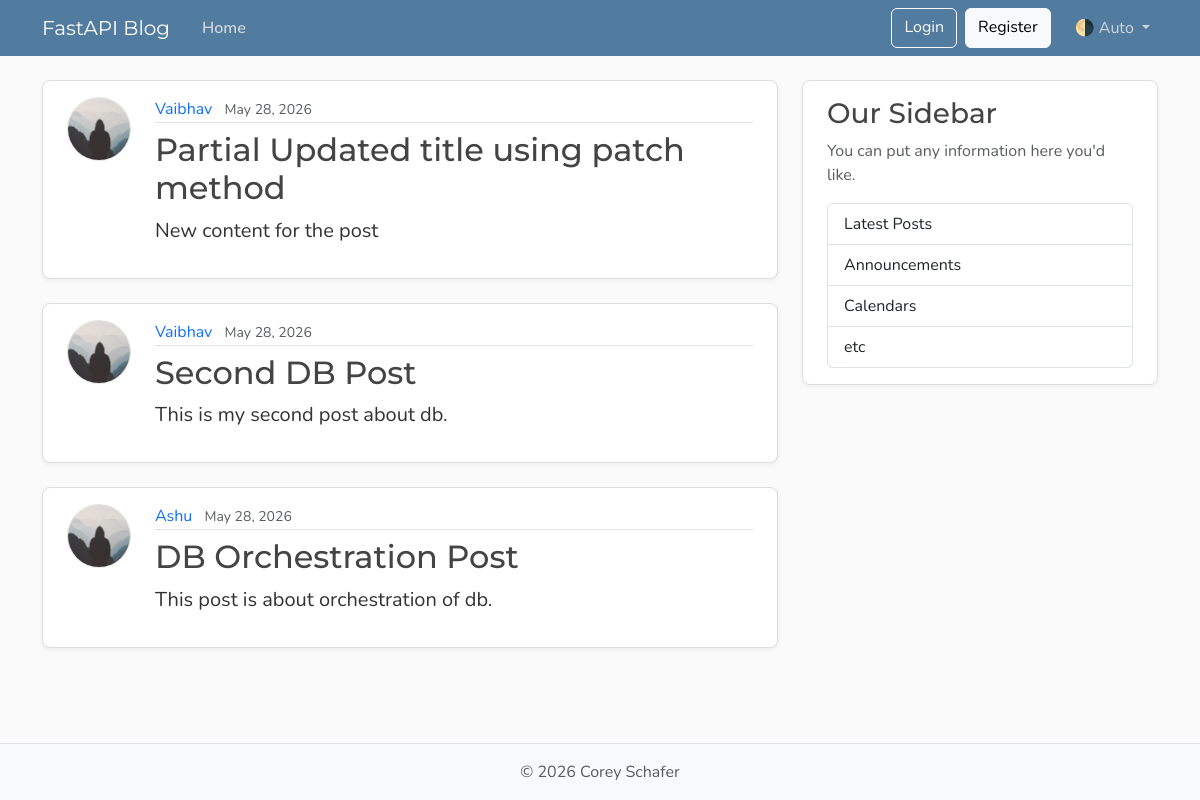
Page /posts on the earlier database version.
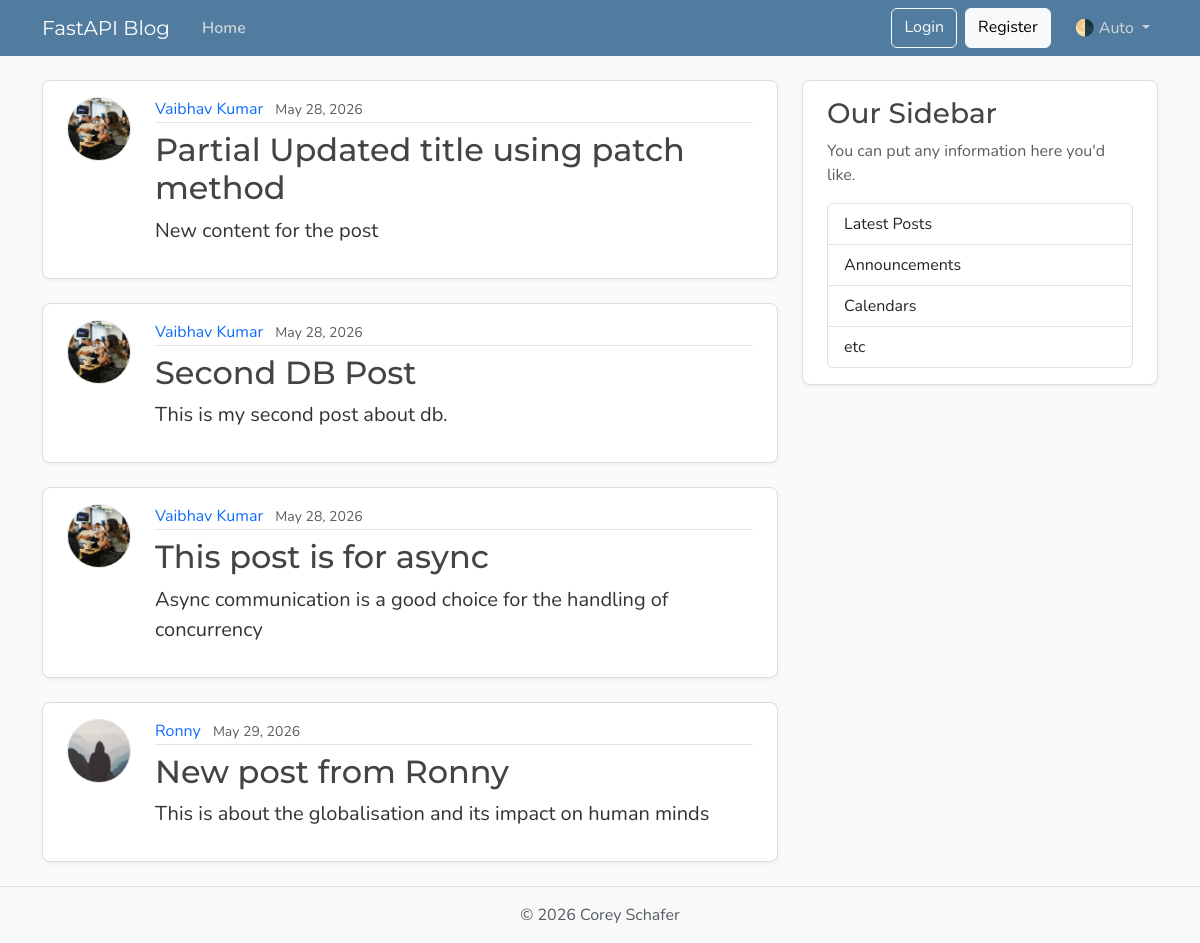
Same page on the later database version.
### models.py (models this page shows, shortened)
class Post(Base):
    __tablename__ = "posts"
    id: Mapped[int] = mapped_column(Integer, primary_key=True, index=True)
    title: Mapped[str] = mapped_column(String(100), nullable=False)
    content: Mapped[str] = mapped_column(Text, nullable=False)
    user_id: Mapped[int] = mapped_column(
        ForeignKey("users.id"),
        nullable=False,
        index=True,
    )
    date_posted: Mapped[datetime] = mapped_column(
        DateTime(timezone=True),
        default=lambda: datetime.now(UTC),
    )
    author: Mapped[User] = relationship(back_populates="posts")

class User(Base):
    __tablename__ = "users"
    id: Mapped[int] = mapped_column(Integer, primary_key=True, index=True)
    username: Mapped[str] = mapped_column(String(50), unique=True, nullable=False)
    email: Mapped[str] = mapped_column(String(120), unique=True, nullable=False)
    image_file: Mapped[str | None] = mapped_column(
        String(200),
        nullable=True,
        default=None,
    )
    posts: Mapped[list[Post]] = relationship(
        back_populates="author",
        cascade="all, delete-orphan",
        )

### main.py (the view)
@app.get("/", include_in_schema=False, name="home")
@app.get("/posts", include_in_schema=False, name="posts")
async def home(request: Request, db: Annotated[AsyncSession, Depends(get_db)]):
    result = await db.execute(
        select(models.Post).options(selectinload(models.Post.author))
    )
    posts = result.scalars().all()
    return templates.TemplateResponse(
        request,
        "home.html",
        {"posts": posts, "title": "Home"},
    )

### templates/home.html
{% extends "layout.html" %}
{% block content %}
  {% for post in posts %}
    <article class="content-section py-3 px-4 mb-4">
      <div class="d-flex align-items-start gap-4">
        <img class="rounded-circle article-img flex-shrink-0"
             src="{{post.author.image_path }}"
             alt="{{ post.author.username }}'s profile picture"
             width="64"
             height="64"
             loading="lazy">
        <div class="flex-grow-1">
          <div class="article-metadata mb-2">
            <a class="me-2" href="{{url_for('user_posts', user_id=post.author.id)}}">{{ post.author.username }}</a>
            <small class="text-body-secondary">{{ post.date_posted.strftime('%B %d, %Y') }}</small>
          </div>
          <h2>
            <a class="article-title"
             href="{{url_for('post_page', post_id=post.id)}}">{{ post.title }}
            </a>
          </h2>
          <p class="article-content">{{ post.content }}</p>
        </div>
      </div>
    </article>
  {% endfor %}
{% endblock content %}

### templates/layout.html (shortened to what this page needs)
<!DOCTYPE html>
<html lang="en">
  <head>
    <link href="https://cdn.jsdelivr.net/npm/bootstrap@5.3.8/dist/css/bootstrap.min.css"
          rel="stylesheet"
>
    <link rel="stylesheet" type="text/css" href="{{ url_for('static', path='css/main.css') }}">
  </head>
  <body class="d-flex flex-column min-vh-100">
    <header class="site-header">
      <nav class="navbar navbar-expand-md bg-steel fixed-top"
           data-bs-theme="dark">
        <div class="container">
          <a class="navbar-brand me-4" href="{{url_for('home')}}">FastAPI Blog</a>
          <div class="collapse navbar-collapse" id="navbarToggle">
            <div class="navbar-nav me-auto">
              <a class="nav-link active" aria-current="page" href="{{url_for('home')}}">Home</a>
            </div>
            <div class="navbar-nav">
              <a class="btn btn-outline-light mb-2 mb-md-0 me-md-2" href="#">Login</a>
              <a class="btn btn-light mb-2 mb-md-0 me-md-3" href="#">Register</a>
              <div class="nav-item dropdown">
                <a class="nav-link dropdown-toggle"
                   href="#"
                   role="button"
                   id="bd-theme"
                   data-bs-toggle="dropdown"
                   aria-expanded="false">
                  <span id="bd-theme-text">🌗 Auto</span>
                </a>
              </div>
            </div>
          </div>
        </div>
      </nav>
    </header>
    <main role="main" class="container">
      <div class="row">
        <div class="col-md-8">
          {% block content %}
          {% endblock content %}
        </div>
        <aside class="col-md-4">
          <div class="content-section py-3 px-4 mb-4">
            <h3>Our Sidebar</h3>
            <p class="text-body-secondary">You can put any information here you'd like.</p>
            <ul class="list-group">
              <li class="list-group-item">Latest Posts</li>
              <li class="list-group-item">Announcements</li>
              <li class="list-group-item">Calendars</li>
              <li class="list-group-item">etc</li>
            </ul>
          </div>
        </aside>
      </div>
    </main>
    <footer class="mt-auto py-3 bg-body-tertiary border-top">
      <div class="container text-center">
        <p class="text-body-secondary mb-0">
          © <span id="year"></span> Corey Schafer
        </p>
      </div>
    </footer>
  </body>
</html>

### static/css/main.css (style rules this page uses)
:root { --font-heading: "Montserrat", system-ui, -apple-system, BlinkMacSystemFont, sans-serif; --font-body: "Nunito", system-ui, -apple-system, BlinkMacSystemFont, sans-serif; --color-bg-body: #fafafa; --color-bg-content: #ffffff; --color-text-primary: #333333; --color-text-heading: #444444; --color-steel: #527c9f; --color-nav-link: #cbd5db; --color-nav-link-hover: #ffffff; --color-link-hover: #428bca; --color-border: #dddddd; --color-border-light: #e3e3e3; --spacing-xl: 5rem; --article-img-size: 4rem; --account-img-size: 7.813rem; }
body { font-family: var(--font-body); background: var(--color-bg-body); color: var(--color-text-primary); }
main { padding-top: var(--spacing-xl); }
h1, h2, h3, h4, h5, h6 { font-family: var(--font-heading); color: var(--color-text-heading); }
.navbar-brand { font-family: var(--font-heading); }
a { text-decoration: none; }
.bg-steel { background-color: var(--color-steel); }
.site-header .navbar-nav .nav-link { color: var(--color-nav-link); transition: color 0.2s ease-in-out; }
.site-header .navbar-nav .nav-link.active { font-weight: 600; }
.content-section { background: var(--color-bg-content); border: 1px solid var(--color-border); border-radius: 0.5rem; box-shadow: 0 2px 4px rgba(15, 23, 42, 0.05); transition: box-shadow 0.15s ease, transform 0.15s ease, border-color 0.15s ease; }
.article-title { color: var(--color-text-heading); transition: color 0.2s ease-in-out; }
.article-content { white-space: pre-line; font-size: 1.25rem; }
.article-img { height: var(--article-img-size); width: var(--article-img-size); flex-shrink: 0; object-fit: cover; border: 1px solid var(--color-border-light); box-shadow: 0 0 0 2px var(--color-bg-content); }
.article-metadata { padding-bottom: 0.063rem; border-bottom: 1px solid var(--color-border-light); }
.article-metadata a { transition: color 0.2s ease-in-out; }
[data-bs-theme="dark"] { --color-bg-body: #1a1a1a; --color-bg-content: #2d2d2d; --color-text-primary: #e0e0e0; --color-text-heading: #f0f0f0; --color-border: #404040; --color-border-light: #4a4a4a; }

Differences in the rows shown:
removed Post: author.username "Ashu", date_posted "May 28, 2026", title "DB Orchestration Post", content "This post is about orchestration of db."
changed through a linked row, Post "Partial Updated title using patch method": author.image_path: picture added in place of a placeholder; author.username "Vaibhav" → "Vaibhav Kumar"
changed through a linked row, Post "Second DB Post": author.image_path: picture added in place of a placeholder; author.username "Vaibhav" → "Vaibhav Kumar"
added Post: author.image_path (picture), author.username "Vaibhav Kumar", date_posted "May 28, 2026", title "This post is for async", content "Async communication is a good choice for the handling of concurrency"
added Post: author.username "Ronny", date_posted "May 29, 2026", title "New post from Ronny", content "This is about the globalisation and its impact on human minds"
